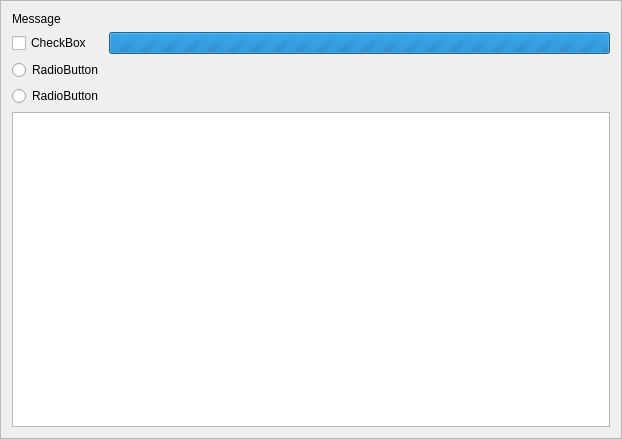
<?xml version="1.0" encoding="UTF-8"?>
<ui version="4.0">
 <class>Message</class>
 <widget class="QFrame" name="Message">
  <property name="geometry">
   <rect>
    <x>0</x>
    <y>0</y>
    <width>622</width>
    <height>439</height>
   </rect>
  </property>
  <property name="windowTitle">
   <string>Frame</string>
  </property>
  <property name="frameShape">
   <enum>QFrame::StyledPanel</enum>
  </property>
  <property name="frameShadow">
   <enum>QFrame::Raised</enum>
  </property>
  <layout class="QGridLayout" name="gridLayout">
   <item row="3" column="0">
    <widget class="QRadioButton" name="radioButton2">
     <property name="text">
      <string>RadioButton</string>
     </property>
    </widget>
   </item>
   <item row="4" column="0" colspan="2">
    <widget class="QListView" name="listView"/>
   </item>
   <item row="2" column="0">
    <widget class="QRadioButton" name="radioButton1">
     <property name="text">
      <string>RadioButton</string>
     </property>
    </widget>
   </item>
   <item row="1" column="1">
    <widget class="QProgressBar" name="progressBar">
     <property name="maximum">
      <number>0</number>
     </property>
     <property name="value">
      <number>0</number>
     </property>
     <property name="textVisible">
      <bool>false</bool>
     </property>
     <property name="invertedAppearance">
      <bool>false</bool>
     </property>
    </widget>
   </item>
   <item row="1" column="0">
    <widget class="QCheckBox" name="checkBox">
     <property name="text">
      <string>CheckBox</string>
     </property>
    </widget>
   </item>
   <item row="0" column="0">
    <widget class="QLabel" name="labelHeading">
     <property name="text">
      <string>Message</string>
     </property>
    </widget>
   </item>
  </layout>
 </widget>
 <resources/>
 <connections/>
</ui>
